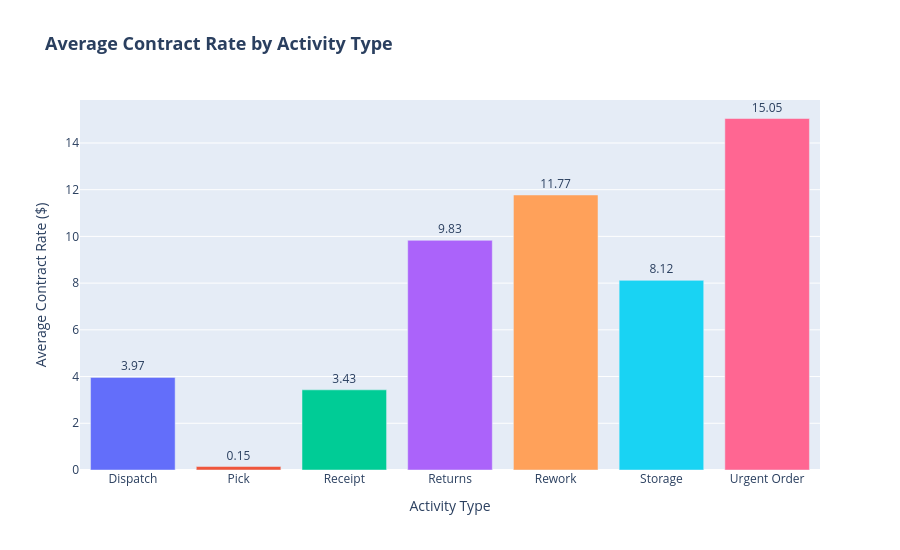

Write notebook code for a chart like this one.
### Code cell
import plotly.express as px

avg_rate = customer_pricing_df.groupby('Activity Type')['Contract Rate'].mean().reset_index()

fig2 = px.bar(
    avg_rate,
    x='Activity Type',
    y='Contract Rate',
    color='Activity Type',
    title="<b>Average Contract Rate by Activity Type</b>",
    text=avg_rate['Contract Rate'].round(2)
)

fig2.update_traces(textposition='outside')
fig2.update_layout(
    height=550,
    showlegend=False,
    yaxis_title="Average Contract Rate ($)",
    title_font=dict(size=18)
)

fig2.show()

### Figure 1 — Plotly figure (JSON) as saved in the notebook; plotly's stock layout.template omitted (floating-point values rounded to 4 significant figures)
{"data": [{"hovertemplate": "Activity Type=%{x}<br>Contract Rate=%{y}<br>text=%{text}<extra></extra>", "legendgroup": "Dispatch", "marker": {"color": "#636efa", "pattern": {"shape": ""}}, "name": "Dispatch", "orientation": "v", "showlegend": true, "text": [3.97], "textposition": "outside", "type": "bar", "x": ["Dispatch"], "xaxis": "x", "y": [3.965], "yaxis": "y"}, {"hovertemplate": "Activity Type=%{x}<br>Contract Rate=%{y}<br>text=%{text}<extra></extra>", "legendgroup": "Pick", "marker": {"color": "#EF553B", "pattern": {"shape": ""}}, "name": "Pick", "orientation": "v", "showlegend": true, "text": [0.15], "textposition": "outside", "type": "bar", "x": ["Pick"], "xaxis": "x", "y": [0.149], "yaxis": "y"}, {"hovertemplate": "Activity Type=%{x}<br>Contract Rate=%{y}<br>text=%{text}<extra></extra>", "legendgroup": "Receipt", "marker": {"color": "#00cc96", "pattern": {"shape": ""}}, "name": "Receipt", "orientation": "v", "showlegend": true, "text": [3.43], "textposition": "outside", "type": "bar", "x": ["Receipt"], "xaxis": "x", "y": [3.432], "yaxis": "y"}, {"hovertemplate": "Activity Type=%{x}<br>Contract Rate=%{y}<br>text=%{text}<extra></extra>", "legendgroup": "Returns", "marker": {"color": "#ab63fa", "pattern": {"shape": ""}}, "name": "Returns", "orientation": "v", "showlegend": true, "text": [9.83], "textposition": "outside", "type": "bar", "x": ["Returns"], "xaxis": "x", "y": [9.832], "yaxis": "y"}, {"hovertemplate": "Activity Type=%{x}<br>Contract Rate=%{y}<br>text=%{text}<extra></extra>", "legendgroup": "Rework", "marker": {"color": "#FFA15A", "pattern": {"shape": ""}}, "name": "Rework", "orientation": "v", "showlegend": true, "text": [11.77], "textposition": "outside", "type": "bar", "x": ["Rework"], "xaxis": "x", "y": [11.77], "yaxis": "y"}, {"hovertemplate": "Activity Type=%{x}<br>Contract Rate=%{y}<br>text=%{text}<extra></extra>", "legendgroup": "Storage", "marker": {"color": "#19d3f3", "pattern": {"shape": ""}}, "name": "Storage", "orientation": "v", "showlegend": true, "text": [8.12], "textposition": "outside", "type": "bar", "x": ["Storage"], "xaxis": "x", "y": [8.118], "yaxis": "y"}, {"hovertemplate": "Activity Type=%{x}<br>Contract Rate=%{y}<br>text=%{text}<extra></extra>", "legendgroup": "Urgent Order", "marker": {"color": "#FF6692", "pattern": {"shape": ""}}, "name": "Urgent Order", "orientation": "v", "showlegend": true, "text": [15.05], "textposition": "outside", "type": "bar", "x": ["Urgent Order"], "xaxis": "x", "y": [15.05], "yaxis": "y"}], "layout": {"barmode": "relative", "height": 550, "legend": {"title": {"text": "Activity Type"}, "tracegroupgap": 0}, "showlegend": false, "title": {"font": {"size": 18}, "text": "<b>Average Contract Rate by Activity Type</b>"}, "xaxis": {"anchor": "y", "categoryarray": ["Dispatch", "Pick", "Receipt", "Returns", "Rework", "Storage", "Urgent Order"], "categoryorder": "array", "domain": [0, 1], "title": {"text": "Activity Type"}}, "yaxis": {"anchor": "x", "domain": [0, 1], "title": {"text": "Average Contract Rate ($)"}}}}
